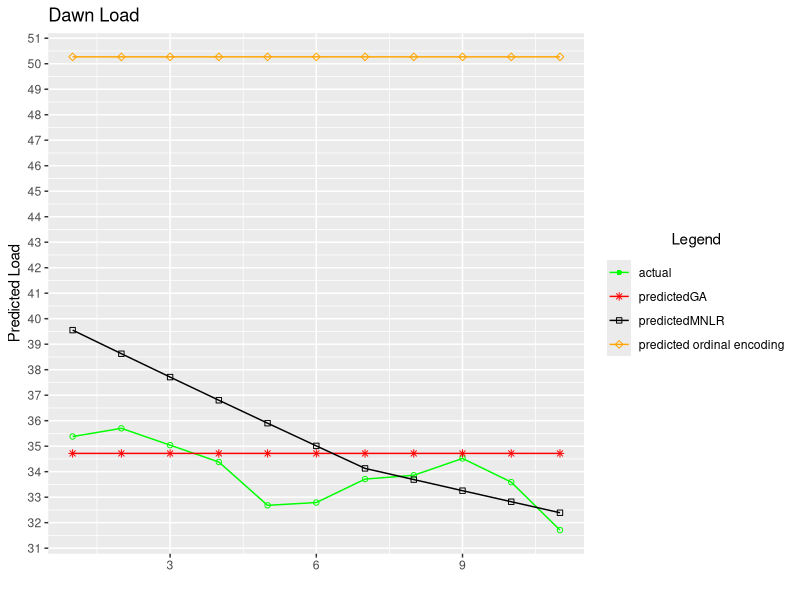

Write the R code that produced this figure.
library(readxl)
library(ggplot2)

dawn_actual<-unlist(read_excel("Alldata_excel.xlsx", range = "K12:K22",col_names = FALSE))
dawn_predictedGA<-unlist(read_excel("Alldata_excel.xlsx", range = "M12:M22",col_names = FALSE))
dawn_predictedMNLR<-unlist(read_excel("Alldata_excel.xlsx", range = "N12:N22",col_names = FALSE))
dawn_predictredEncoding<-unlist(read_excel("Alldata_excel.xlsx", range = "J12:J22",col_names = FALSE))

#x<-seq(1,11)
#y1<-dawn_actual
#y2<-dawn_predictedGA
#y3<-dawn_predictedMNLR
#line_width <-2

lb =c("actual","predictedGA","predictedMNLR","predicted ordinal encoding")
midnightFrame <- data.frame(
  xAxis = seq(1,11),
  actual = dawn_actual,
  predictedGA = dawn_predictedGA,
  predictedMNLR = dawn_predictedMNLR,
  predicredEncode = dawn_predictredEncoding
)
tiff("dawn1.tiff", units="in", width=10, height=10, res=300)
ggplot(midnightFrame,aes(x=xAxis))+
  geom_line(aes(y=actual,color="line1"))+geom_point(aes(y=actual,color="line1"),shape=1)+
  geom_line(aes(y=predictedGA,color="line2"))+geom_point(aes(y=predictedGA,color="line2"),shape=8)+
  geom_line(aes(y=predictedMNLR,color="line3"))+geom_point(aes(y=predictedMNLR,color="line3"),shape=0)+
  geom_line(aes(y=predicredEncode,color="line4"))+geom_point(aes(y=predicredEncode,color="line4"),shape=5)+
  labs(
    title ="Dawn Load",
    y="Predicted Load",
    x ="",
    color="Legend"
  )+scale_y_continuous(breaks=seq(10,65,by=1))+
  scale_color_manual(values = c("line1" = "green", "line2" = "red", "line3" = "black","line4"="orange"),
                     labels = lb) +
  scale_shape_manual(values = c("line1" = 16, "line2" = 8, "line3" = 0,"line4"=5),
                     labels = lb) +
  scale_linetype_manual(values = c("line1" = "solid", "line2" = "solid", "line3" = "solid","line4"="solid"),
                        labels = lb) +
  guides(color = guide_legend(override.aes = list(shape = c(16, 8, 0,5),
                                                  linetype = c("solid", "solid", "solid","solid"))))+
  theme(legend.title = element_text(hjust = 0.5, margin = margin(b = 10)))


#plot(x,seq(30,40),xlim = c(0,11),ylim =c(30,65),type="n",ylab="Predicted load",xlab = "")
#lines(x,y1,type="o",col="black",lty=1,lwd=line_width)
#lines(x,y2,type="o",col="red",lty=3,lwd=line_width)
#lines(x,y3,type="o",col="green",lty=5,lwd=line_width)
#legend("topright",inset = 0.05,
#      c("actual","predicted_GA","predicted_Heuristic"),lty = c(1,2,5),
#       col = c("black","red","green"),
#       title = "Predictions",cex = 0.7,pch = c(1,1,1)
#)
dev.off()
